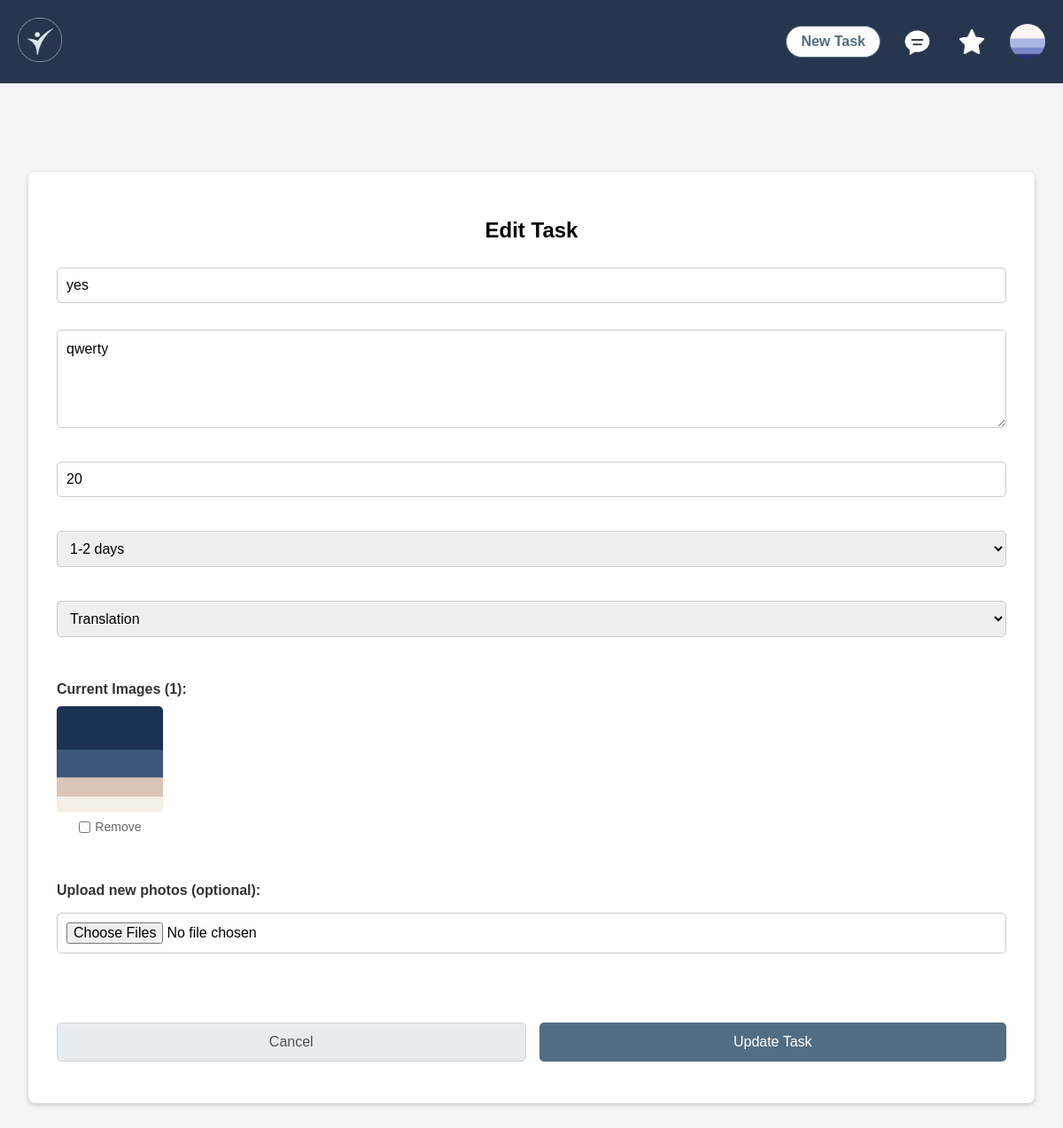
The app's page /pages/edit_task.php?id=12 (signed in) with its own data.
### tables this page shows
CREATE TABLE users (
    username VARCHAR PRIMARY KEY,
    name VARCHAR NOT NULL,
    password VARCHAR NOT NULL,
    email VARCHAR NOT NULL,
    admin_power BOOLEAN,
    task_mode BOOLEAN,
    bio VARCHAR,
    profile_photo VARCHAR(255), 
    skills TEXT,
    money string NOT NULL 
);

CREATE TABLE services (
    id INTEGER PRIMARY KEY AUTOINCREMENT,
    taskname VARCHAR NOT NULL,
    pricing INTEGER NOT NULL,
    delivery_time VARCHAR REFERENCES delivery_time,
    description VARCHAR,
    rating INTEGER,
    Nrating INTEGER,
    category VARCHAR REFERENCES categories,
    user VARCHAR REFERENCES users ON DELETE CASCADE,
    image TEXT
);

### database/user_db.php (called while the page is built, shortened)
<?php
class User {
    public static function get_user($username) {
        $db = Database::getInstance();
        $stmt = $db->prepare('SELECT * FROM users WHERE username = ?');
        $stmt->execute([$username]);
        return $stmt->fetch();
    }
}
?>

### database/service_db.php (called while the page is built, shortened)
<?php
class Service {
    public static function get_categories(): array {
        try {
            $db = Database::getInstance();
            $stmt = $db->prepare('SELECT name FROM categories ORDER BY name ASC');
            $stmt->execute();
            return $stmt->fetchAll(PDO::FETCH_COLUMN);
        } catch (PDOException $e) {
            error_log("Get categories error: " . $e->getMessage());
            return [];
        }
    }
}
?>

### pages/edit_task.php (the view, shortened to what this page needs)
<?php
require_once(__DIR__ . '/../database/service_db.php');
require_once(__DIR__ . '/../database/user_db.php');
$taskId = $_GET['id'] ?? null;
try {
    $db = Database::getInstance();
    $stmt = $db->prepare('SELECT * FROM services WHERE id = ? AND user = ?');
    $stmt->execute([$taskId, $_SESSION['username']]);
    $task = $stmt->fetch(PDO::FETCH_ASSOC);
    $existingImages = [];
    if (!empty($task['image'])) {
        $imageList = explode(',', $task['image']);
        foreach ($imageList as $img) {
            $img = trim($img);
            if (!empty($img)) {
                $existingImages[] = $img;
            }
        }
    }
} catch (Exception $e) {
    $_SESSION['error'] = 'Error loading task: ' . $e->getMessage();
    header('Location: home.php');
    exit();
}
?>
<!DOCTYPE html>
<html lang="en">
<head>
    <link rel="stylesheet" href="css/style.css">
    <link rel="stylesheet" href="css/new_task.css">
    <link rel="stylesheet" href="css/edit_task.css">
</head>
<body>
<?php include_once(__DIR__ . '/../components/header.php'); ?>
    <main>
        <div class="container">
            <h2>Edit Task</h2>
            <form action="../actions/action_edit_task.php" method="post" enctype="multipart/form-data">
                <input type="text"
                       placeholder="Task Title"
                       name="taskname"
                       value="<?= htmlspecialchars($task['taskname'] ?? $task['task_title'] ?? '') ?>"
                       required>
                <textarea placeholder="Task Description"
                         name="taskdesc"
                         rows="4"
                         required><?= htmlspecialchars($task['description']) ?></textarea>
                <input type="number"
                       placeholder="Pricing"
                       name="pricing"
                       value="<?= htmlspecialchars($task['pricing']) ?>"
                       min="1"
                       step="0.01"
                       required>
                <select name="deltime" required>
                    <option value="1_2_days" <?= $task['delivery_time'] === '1_2_days' ? 'selected' : '' ?>>1-2 days</option>
                </select>
                <select name="category" required>
                    <?php
                    $categories = Service::get_categories();
                    foreach ($categories as $category): ?>
                        <option value="<?= htmlspecialchars($category) ?>" <?= $task['category'] === $category ? 'selected' : '' ?>>
                            <?= htmlspecialchars(str_replace('_', ' & ', $category)) ?>
                        </option>
                    <?php endforeach; ?>
                </select>
                <?php if (!empty($existingImages)): ?>
                <div class="existing-images">
                    <label>Current Images (<?= count($existingImages) ?>):</label>
                    <div class="image-grid">
                        <?php foreach ($existingImages as $index => $image): ?>
                            <div class="image-item">
                                <img src="../docs/<?= htmlspecialchars($image) ?>" alt="Task Image" class="preview-image">
                                <label>
                                    <input type="checkbox" name="remove_images[]" value="<?= htmlspecialchars($image) ?>">
                                    Remove
                                </label>
                            </div>
                        <?php endforeach; ?>
                    </div>
                </div>
                <?php endif; ?>
                <div class="file-input-container">
                    <label for="taskphoto">Upload new photos (optional):</label>
                    <input type="file" id="taskphoto" name="taskphoto[]" accept="image/*" multiple>
                </div>
                <div class="button-group">
                    <button type="button" class="cancel-btn" onclick="window.location.href='home.php'">Cancel</button>
                    <button type="submit" class="submit-btn">Update Task</button>
                </div>
            </form>
        </div>
    </main>
</body>
</html>

### components/header.php (shortened to what this page needs)
<?php
$userPhoto = '../docs/user_icon.png';
$isTasker = false;
if (isset($_SESSION['username'])) {
    require_once(__DIR__ . '/../database/user_db.php');
    try {
        $result = User::get_user($_SESSION['username']);
        if ($result) {
            if (!empty($result['profile_photo'])) {
                $userPhoto = '../docs/' . $result['profile_photo'];
            }
            $isTasker = $result['task_mode'] ?? false;
        }
    } catch (PDOException $e) {
        error_log("Error fetching user data: " . $e->getMessage());
    }
}
?>
<header>
    <a href="home.php"><img src="../docs/logo.png" alt="Taskly Logo" class="logo"></a>
    <div class="header-right">
        <?php if (isset($_SESSION['username'])): ?>
            <?php if ($isTasker): ?>
                <a href="new_task.php" class="new-task-button">New Task</a>
            <?php endif; ?>
            <a href="message_hub.php" class="messages-button">
                <img src="../docs/message.png" alt="Messages" class="message-icon">
            </a>
            <a href="favorites.php" class="favorites-button">
                <img src="../docs/star.png" alt="Favorites" class="star-icon">
            </a>
        <?php endif; ?>
        <img src="<?= htmlspecialchars($userPhoto) ?>" alt="User Profile" class="user-icon" onclick="toggleUserMenu()">
    </div>
</header>

### pages/css/style.css (style rules this page uses)
body { font-family: Arial, sans-serif; background-color: #f5f5f5; margin: 0; padding: 0; }
.container { width: 300px; margin: 100px auto; padding: 20px; background: white; border-radius: 8px; box-shadow: 0 2px 5px rgba(0,0,0,0.2); }
input, button, select { width: 100%; padding: 10px; margin: 8px 0; border: 1px solid #ccc; border-radius: 4px; }
button { background-color: #516c81; color: white; border: none; }
header { background-color: #27364c; color: white; padding: 20px; display: flex; align-items: center; gap: 10px; }
main { padding: 20px; }
.logo { height: 50px; width: auto; }
.header-right { display: flex; align-items: center; gap: 20px; margin-left: auto; position: relative; }
.user-icon { height: 40px; width: 40px; border-radius: 50%; cursor: pointer; }
.new-task-button { background-color: white; color: #526D82; font-weight: bold; padding: 6px 16px; border: 1px solid #526D82; border-radius: 20px; text-decoration: none; line-height: 1.2; display: inline-flex; align-items: center; justify-content: center; height: 36px; box-sizing: border-box; }
.favorites-button { display: flex; align-items: center; justify-content: center; width: 40px; height: 40px; margin: 0 1px; border-radius: 50%; transition: background-color 0.2s ease; padding-right: 2px; }
.star-icon { width: 28px; height: 28px; transition: color 0.2s ease; filter: brightness(0) invert(1); }
.messages-button { display: flex; align-items: center; justify-content: center; width: 40px; height: 40px; margin: 0 1px; border-radius: 50%; transition: background-color 0.2s ease; }
.message-icon { width: 40px; height: 40px; filter: brightness(0) invert(1); }

### pages/css/new_task.css (style rules this page uses)
body { margin: 0; padding: 0; font-family: Arial, sans-serif; }
main { width: 100%; display: flex; justify-content: center; padding: 0 2rem; box-sizing: border-box; }
.container { width: 100%; max-width: 1200px; padding: 2rem; box-sizing: border-box; }
form { display: flex; flex-direction: column; gap: 15px; width: 100%; }
form input[type="text"], form input[type="number"], form input[type="file"], form select, form textarea, form button { width: 100%; padding: 10px; font-size: 16px; border: 1px solid #ccc; border-radius: 5px; box-sizing: border-box; margin-bottom: 15px; }
form textarea { resize: vertical; min-height: 100px; font-family: inherit; line-height: 1.4; }
h2 { width: 100%; text-align: center; margin-bottom: 20px; }
form button { background-color: #516c81; color: white; border: none; cursor: pointer; }

### pages/css/edit_task.css (style rules this page uses)
.existing-images { margin: 20px 0; }
.existing-images > label { font-weight: bold; margin-bottom: 10px; display: block; color: #333; }
.image-grid { display: grid; grid-template-columns: repeat(auto-fill, minmax(120px, 1fr)); gap: 15px; margin-top: 10px; }
.image-item { display: flex; flex-direction: column; align-items: center; }
.preview-image { width: 120px; height: 120px; object-fit: cover; border-radius: 5px; margin-bottom: 8px; }
.image-item label { font-size: 14px; color: #666; display: flex; align-items: center; gap: 5px; font-weight: normal; }
.image-item input[type="checkbox"] { width: auto; margin: 0; }
.file-input-container { margin: 20px 0; }
.file-input-container label { font-weight: bold; margin-bottom: 8px; display: block; color: #333; }
.button-group { display: flex; gap: 15px; margin-top: 20px; }
.submit-btn, .cancel-btn { border: none; padding: 12px 20px; border-radius: 5px; cursor: pointer; flex: 1; font-size: 16px; font-weight: 500; transition: background-color 0.3s ease; text-decoration: none; }
.submit-btn { background-color: #526D82; color: white; }
.cancel-btn { background-color: #e9ecef; color: #495057; border: 1px solid #ced4da; }
textarea { resize: vertical; min-height: 100px; font-family: inherit; }

### records on screen
users: profile_photo (picture)
services: taskname "yes", taskdesc "qwerty", pricing "20", deltime "1-2 days", category "Translation"

### other values on screen
count($existingImages) "1"
